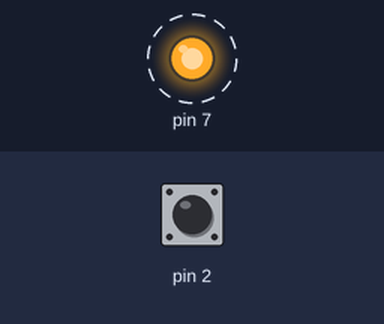
Simulated run of this sketch. Board: Arduino Uno, built with avr-gcc and run on an emulated ATmega328P. Shown: output pins drawn as LEDs (lit = HIGH). Dashed ring = blinking. Inputs (shaded band) come from the test bench; at power-on: pin 2 HIGH. Random numbers use the default seed unless the sketch sets one; what the sketch prints to the serial monitor is not drawn.

Above: at 0.5 s.
Timing chart, 0 to 4.6 s (numbered marks = the images above):
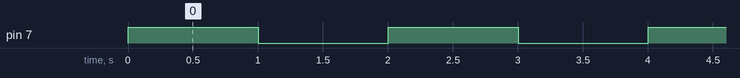

Measured:
- by itself, pin 7: alternates HIGH for 1.0 s and LOW for 1.0 s

The sketch:

Main.ino
```cpp
int contador = 0;
int c;

void setup() {
  pinMode(2, INPUT_PULLUP);
  pinMode(7, OUTPUT);
  Serial.begin(9600);

}

void loop() {
  //Serial.println(digitalRead(2));

  if(digitalRead(2) == HIGH){
    contador = random(1, 6);
    Serial.println(contador);
    for(c=0; c < contador; c++){
        digitalWrite(7, HIGH);
        delay(1000);
        digitalWrite(7, LOW);
        delay(1000);
      }

      Serial.println(contador);
  }


}
```
